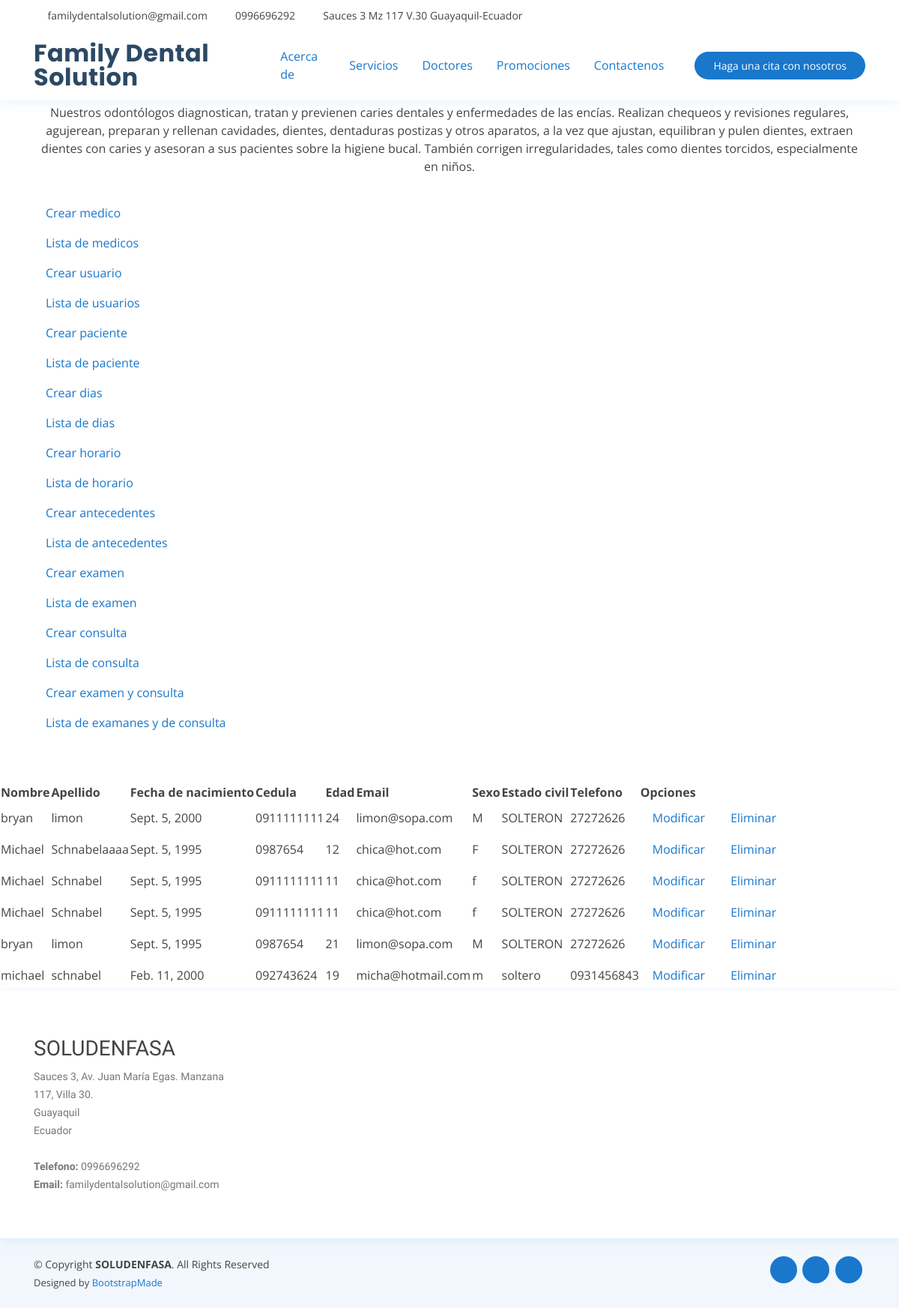
The page /medicos/paciente/ on the database its author committed.
### medicos/models.py (models this page shows, shortened)
class Paciente(models.Model):
    nombre = models.CharField(blank=False, max_length=200)
    apellido = models.CharField(max_length=200)
    fecha_nacimiento = models.DateField()
    cedula = models.CharField(max_length=13)
    edad = models.IntegerField()
    email = models.EmailField()
    sexo = models.CharField(max_length=1)
    estado_civil = models.CharField(max_length=20)
    telefono = models.CharField(max_length=10)
    created = models.DateTimeField(auto_now_add=True)
    updated = models.DateTimeField(auto_now=True)
    class Meta:
        db_table = "tr_paciente"
        verbose_name = "paciente"
        verbose_name_plural = "pacientes"

### medicos/views.py (the view)
# urls.py: path('paciente/', views.consultarpaciente, name="paciente"),
def consultarpaciente(request, plantilla="consultarpaciente.html"):
    paciente = Paciente.objects.all()
    data = {
        'paciente':paciente
    }
    return render(request, plantilla, data)

### medicos/templates/consultarpaciente.html
{% extends "crearpaciente.html" %}
{% load static %}
{% block content %}
    <table>
        <tr>
            <th>Nombre</th>
            <th>Apellido</th>
            <th>Fecha de nacimiento</th>
            <th>Cedula</th>
            <th>Edad</th>
            <th>Email</th>
            <th>Sexo</th>
            <th>Estado civil</th>
            <th>Telefono</th>
            <th>Opciones</th>
        </tr>
        {% for p in paciente %}
        <tr>
            <td>{{ p.nombre }}</td>
            <td>{{ p.apellido }}</td>
            <td>{{ p.fecha_nacimiento}}</td>
            <td>{{ p.cedula }}</td>
            <td>{{ p.edad }}</td>
            <td>{{ p.email }}</td>
            <td>{{ p.sexo }}</td>
            <td>{{ p.estado_civil }}</td>
            <td>{{ p.telefono }}</td>
            <td><a class="nav-link" href="{% url 'modificarpaciente' p.id %}">Modificar</a></td>
            <td><a class="nav-link" href="{% url 'eliminarpaciente' p.id %}">Eliminar</a></td>
        </tr>
         {% endfor %}
    </table>
  {% endblock %}

### core/static/assets/css/style.css (style rules this page uses)
body { font-family: "Open Sans", sans-serif; color: #444444; }
a { color: #1977cc; }

### rows shown on the page
Paciente: nombre "bryan", apellido "limon", fecha_nacimiento "Sept. 5, 2000", cedula "0911111111", edad "24", email "limon@sopa.com", sexo "M", estado_civil "SOLTERON", telefono "27272626"
Paciente: nombre "Michael", apellido "Schnabelaaaa", fecha_nacimiento "Sept. 5, 1995", cedula "0987654", edad "12", email "chica@hot.com", sexo "F", estado_civil "SOLTERON", telefono "27272626"
Paciente: nombre "Michael", apellido "Schnabel", fecha_nacimiento "Sept. 5, 1995", cedula "0911111111", edad "11", email "chica@hot.com", sexo "f", estado_civil "SOLTERON", telefono "27272626"
Paciente: nombre "Michael", apellido "Schnabel", fecha_nacimiento "Sept. 5, 1995", cedula "0911111111", edad "11", email "chica@hot.com", sexo "f", estado_civil "SOLTERON", telefono "27272626"
Paciente: nombre "bryan", apellido "limon", fecha_nacimiento "Sept. 5, 1995", cedula "0987654", edad "21", email "limon@sopa.com", sexo "M", estado_civil "SOLTERON", telefono "27272626"
Paciente: nombre "michael", apellido "schnabel", fecha_nacimiento "Feb. 11, 2000", cedula "092743624", edad "19", email "micha@hotmail.com", sexo "m", estado_civil "soltero", telefono "0931456843"
